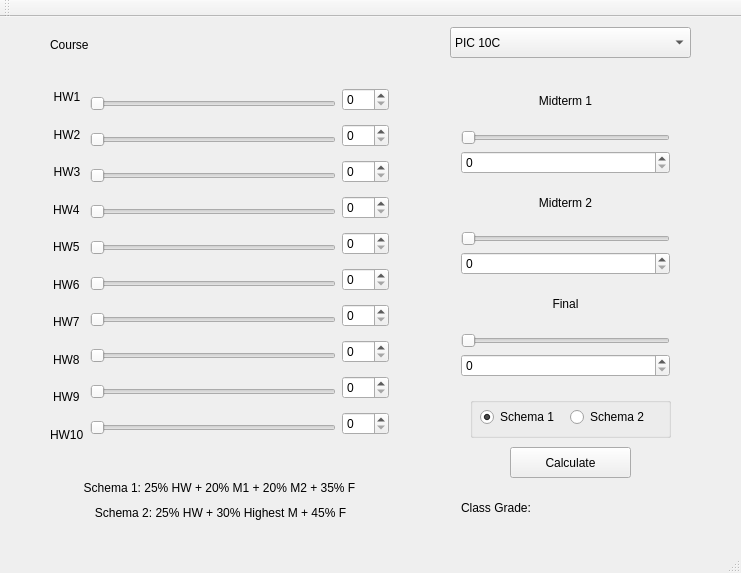
<?xml version="1.0" encoding="UTF-8"?>
<ui version="4.0">
 <class>MainWindow</class>
 <widget class="QMainWindow" name="MainWindow">
  <property name="geometry">
   <rect>
    <x>0</x>
    <y>0</y>
    <width>741</width>
    <height>573</height>
   </rect>
  </property>
  <property name="windowTitle">
   <string>MainWindow</string>
  </property>
  <widget class="QWidget" name="centralWidget">
   <widget class="QWidget" name="horizontalLayoutWidget">
    <property name="geometry">
     <rect>
      <x>39</x>
      <y>53</y>
      <width>361</width>
      <height>391</height>
     </rect>
    </property>
    <layout class="QHBoxLayout" name="horizontalLayout">
     <item>
      <layout class="QVBoxLayout" name="verticalLayout_4">
       <item>
        <widget class="QLabel" name="label1">
         <property name="text">
          <string>HW1</string>
         </property>
         <property name="alignment">
          <set>Qt::AlignCenter</set>
         </property>
        </widget>
       </item>
       <item>
        <widget class="QLabel" name="label2">
         <property name="text">
          <string>HW2</string>
         </property>
         <property name="alignment">
          <set>Qt::AlignCenter</set>
         </property>
        </widget>
       </item>
       <item>
        <widget class="QLabel" name="label3">
         <property name="text">
          <string>HW3</string>
         </property>
         <property name="alignment">
          <set>Qt::AlignCenter</set>
         </property>
        </widget>
       </item>
       <item alignment="Qt::AlignHCenter">
        <widget class="QLabel" name="label4">
         <property name="text">
          <string>HW4</string>
         </property>
        </widget>
       </item>
       <item alignment="Qt::AlignHCenter">
        <widget class="QLabel" name="label5">
         <property name="text">
          <string>HW5</string>
         </property>
        </widget>
       </item>
       <item alignment="Qt::AlignHCenter">
        <widget class="QLabel" name="label6">
         <property name="text">
          <string>HW6</string>
         </property>
        </widget>
       </item>
       <item alignment="Qt::AlignHCenter">
        <widget class="QLabel" name="label7">
         <property name="text">
          <string>HW7</string>
         </property>
        </widget>
       </item>
       <item alignment="Qt::AlignHCenter">
        <widget class="QLabel" name="label8">
         <property name="text">
          <string>HW8</string>
         </property>
        </widget>
       </item>
       <item alignment="Qt::AlignHCenter">
        <widget class="QLabel" name="label9">
         <property name="text">
          <string>HW9</string>
         </property>
        </widget>
       </item>
       <item alignment="Qt::AlignHCenter">
        <widget class="QLabel" name="label10">
         <property name="text">
          <string>HW10</string>
         </property>
        </widget>
       </item>
      </layout>
     </item>
     <item>
      <layout class="QVBoxLayout" name="verticalLayout">
       <item>
        <widget class="QSlider" name="slider1">
         <property name="maximum">
          <number>100</number>
         </property>
         <property name="value">
          <number>0</number>
         </property>
         <property name="orientation">
          <enum>Qt::Horizontal</enum>
         </property>
        </widget>
       </item>
       <item>
        <widget class="QSlider" name="slider2">
         <property name="maximum">
          <number>100</number>
         </property>
         <property name="orientation">
          <enum>Qt::Horizontal</enum>
         </property>
        </widget>
       </item>
       <item>
        <widget class="QSlider" name="slider3">
         <property name="maximum">
          <number>100</number>
         </property>
         <property name="orientation">
          <enum>Qt::Horizontal</enum>
         </property>
        </widget>
       </item>
       <item>
        <widget class="QSlider" name="slider4">
         <property name="maximum">
          <number>100</number>
         </property>
         <property name="orientation">
          <enum>Qt::Horizontal</enum>
         </property>
        </widget>
       </item>
       <item>
        <widget class="QSlider" name="slider5">
         <property name="maximum">
          <number>100</number>
         </property>
         <property name="orientation">
          <enum>Qt::Horizontal</enum>
         </property>
        </widget>
       </item>
       <item>
        <widget class="QSlider" name="slider6">
         <property name="maximum">
          <number>100</number>
         </property>
         <property name="orientation">
          <enum>Qt::Horizontal</enum>
         </property>
        </widget>
       </item>
       <item>
        <widget class="QSlider" name="slider7">
         <property name="maximum">
          <number>100</number>
         </property>
         <property name="orientation">
          <enum>Qt::Horizontal</enum>
         </property>
        </widget>
       </item>
       <item>
        <widget class="QSlider" name="slider8">
         <property name="maximum">
          <number>100</number>
         </property>
         <property name="orientation">
          <enum>Qt::Horizontal</enum>
         </property>
        </widget>
       </item>
       <item>
        <widget class="QSlider" name="slider9">
         <property name="maximum">
          <number>100</number>
         </property>
         <property name="orientation">
          <enum>Qt::Horizontal</enum>
         </property>
        </widget>
       </item>
       <item>
        <widget class="QSlider" name="slider10">
         <property name="maximum">
          <number>100</number>
         </property>
         <property name="orientation">
          <enum>Qt::Horizontal</enum>
         </property>
        </widget>
       </item>
      </layout>
     </item>
     <item>
      <layout class="QVBoxLayout" name="verticalLayout_3">
       <item>
        <widget class="QSpinBox" name="spin1">
         <property name="maximum">
          <number>100</number>
         </property>
        </widget>
       </item>
       <item>
        <widget class="QSpinBox" name="spin2">
         <property name="maximum">
          <number>100</number>
         </property>
        </widget>
       </item>
       <item>
        <widget class="QSpinBox" name="spin3">
         <property name="maximum">
          <number>100</number>
         </property>
        </widget>
       </item>
       <item>
        <widget class="QSpinBox" name="spin4">
         <property name="maximum">
          <number>100</number>
         </property>
        </widget>
       </item>
       <item>
        <widget class="QSpinBox" name="spin5">
         <property name="maximum">
          <number>100</number>
         </property>
        </widget>
       </item>
       <item>
        <widget class="QSpinBox" name="spin6">
         <property name="maximum">
          <number>100</number>
         </property>
        </widget>
       </item>
       <item>
        <widget class="QSpinBox" name="spin7">
         <property name="maximum">
          <number>100</number>
         </property>
        </widget>
       </item>
       <item>
        <widget class="QSpinBox" name="spin8">
         <property name="maximum">
          <number>100</number>
         </property>
        </widget>
       </item>
       <item>
        <widget class="QSpinBox" name="spin9">
         <property name="maximum">
          <number>100</number>
         </property>
        </widget>
       </item>
       <item>
        <widget class="QSpinBox" name="spin10">
         <property name="maximum">
          <number>100</number>
         </property>
        </widget>
       </item>
      </layout>
     </item>
    </layout>
   </widget>
   <widget class="QWidget" name="verticalLayoutWidget">
    <property name="geometry">
     <rect>
      <x>450</x>
      <y>50</y>
      <width>231</width>
      <height>321</height>
     </rect>
    </property>
    <layout class="QVBoxLayout" name="verticalLayout_2">
     <item>
      <widget class="QLabel" name="labelm1">
       <property name="text">
        <string>Midterm 1</string>
       </property>
       <property name="alignment">
        <set>Qt::AlignCenter</set>
       </property>
      </widget>
     </item>
     <item>
      <widget class="QSlider" name="sliderm1">
       <property name="maximum">
        <number>100</number>
       </property>
       <property name="orientation">
        <enum>Qt::Horizontal</enum>
       </property>
      </widget>
     </item>
     <item>
      <widget class="QSpinBox" name="spinm1">
       <property name="maximum">
        <number>100</number>
       </property>
      </widget>
     </item>
     <item>
      <widget class="QLabel" name="labelm2">
       <property name="text">
        <string>Midterm 2</string>
       </property>
       <property name="alignment">
        <set>Qt::AlignCenter</set>
       </property>
      </widget>
     </item>
     <item>
      <widget class="QSlider" name="sliderm2">
       <property name="maximum">
        <number>100</number>
       </property>
       <property name="orientation">
        <enum>Qt::Horizontal</enum>
       </property>
      </widget>
     </item>
     <item>
      <widget class="QSpinBox" name="spinm2">
       <property name="maximum">
        <number>100</number>
       </property>
      </widget>
     </item>
     <item>
      <widget class="QLabel" name="labelf">
       <property name="text">
        <string>Final</string>
       </property>
       <property name="alignment">
        <set>Qt::AlignCenter</set>
       </property>
      </widget>
     </item>
     <item>
      <widget class="QSlider" name="sliderf">
       <property name="maximum">
        <number>100</number>
       </property>
       <property name="orientation">
        <enum>Qt::Horizontal</enum>
       </property>
      </widget>
     </item>
     <item>
      <widget class="QSpinBox" name="spinf">
       <property name="maximum">
        <number>100</number>
       </property>
      </widget>
     </item>
    </layout>
   </widget>
   <widget class="QPushButton" name="calculateButton">
    <property name="geometry">
     <rect>
      <x>510</x>
      <y>430</y>
      <width>121</width>
      <height>31</height>
     </rect>
    </property>
    <property name="text">
     <string>Calculate</string>
    </property>
   </widget>
   <widget class="QWidget" name="horizontalLayoutWidget_2">
    <property name="geometry">
     <rect>
      <x>450</x>
      <y>470</y>
      <width>231</width>
      <height>41</height>
     </rect>
    </property>
    <layout class="QHBoxLayout" name="horizontalLayout_2">
     <item>
      <widget class="QLabel" name="hwtotal">
       <property name="text">
        <string>Class Grade:</string>
       </property>
      </widget>
     </item>
     <item>
      <widget class="QLabel" name="gradetotalshow">
       <property name="text">
        <string/>
       </property>
      </widget>
     </item>
    </layout>
   </widget>
   <widget class="QGroupBox" name="schemas">
    <property name="geometry">
     <rect>
      <x>470</x>
      <y>380</y>
      <width>201</width>
      <height>41</height>
     </rect>
    </property>
    <property name="title">
     <string/>
    </property>
    <widget class="QRadioButton" name="schema1button">
     <property name="geometry">
      <rect>
       <x>10</x>
       <y>10</y>
       <width>100</width>
       <height>20</height>
      </rect>
     </property>
     <property name="text">
      <string>Schema 1</string>
     </property>
     <property name="checked">
      <bool>true</bool>
     </property>
    </widget>
    <widget class="QRadioButton" name="schema2button">
     <property name="geometry">
      <rect>
       <x>100</x>
       <y>10</y>
       <width>100</width>
       <height>20</height>
      </rect>
     </property>
     <property name="text">
      <string>Schema 2</string>
     </property>
    </widget>
   </widget>
   <widget class="QComboBox" name="courseMenu">
    <property name="geometry">
     <rect>
      <x>450</x>
      <y>10</y>
      <width>241</width>
      <height>31</height>
     </rect>
    </property>
    <item>
     <property name="text">
      <string>PIC 10C</string>
     </property>
    </item>
    <item>
     <property name="text">
      <string>PIC 10A</string>
     </property>
    </item>
   </widget>
   <widget class="QLabel" name="courselabel">
    <property name="geometry">
     <rect>
      <x>50</x>
      <y>20</y>
      <width>60</width>
      <height>16</height>
     </rect>
    </property>
    <property name="text">
     <string>Course</string>
    </property>
   </widget>
   <widget class="QLabel" name="labelschema1">
    <property name="geometry">
     <rect>
      <x>39</x>
      <y>455</y>
      <width>361</width>
      <height>31</height>
     </rect>
    </property>
    <property name="text">
     <string>Schema 1: 25% HW + 20% M1 + 20% M2 + 35% F</string>
    </property>
    <property name="alignment">
     <set>Qt::AlignCenter</set>
    </property>
   </widget>
   <widget class="QLabel" name="labelschema2">
    <property name="geometry">
     <rect>
      <x>40</x>
      <y>480</y>
      <width>361</width>
      <height>31</height>
     </rect>
    </property>
    <property name="text">
     <string>Schema 2: 25% HW + 30% Highest M + 45% F</string>
    </property>
    <property name="alignment">
     <set>Qt::AlignCenter</set>
    </property>
   </widget>
  </widget>
  <widget class="QMenuBar" name="menuBar">
   <property name="geometry">
    <rect>
     <x>0</x>
     <y>0</y>
     <width>741</width>
     <height>22</height>
    </rect>
   </property>
  </widget>
  <widget class="QToolBar" name="mainToolBar">
   <attribute name="toolBarArea">
    <enum>TopToolBarArea</enum>
   </attribute>
   <attribute name="toolBarBreak">
    <bool>false</bool>
   </attribute>
  </widget>
  <widget class="QStatusBar" name="statusBar"/>
 </widget>
 <layoutdefault spacing="6" margin="11"/>
 <resources/>
 <connections>
  <connection>
   <sender>slider1</sender>
   <signal>valueChanged(int)</signal>
   <receiver>spin1</receiver>
   <slot>setValue(int)</slot>
   <hints>
    <hint type="sourcelabel">
     <x>332</x>
     <y>107</y>
    </hint>
    <hint type="destinationlabel">
     <x>397</x>
     <y>105</y>
    </hint>
   </hints>
  </connection>
  <connection>
   <sender>slider2</sender>
   <signal>valueChanged(int)</signal>
   <receiver>spin2</receiver>
   <slot>setValue(int)</slot>
   <hints>
    <hint type="sourcelabel">
     <x>282</x>
     <y>155</y>
    </hint>
    <hint type="destinationlabel">
     <x>397</x>
     <y>157</y>
    </hint>
   </hints>
  </connection>
  <connection>
   <sender>slider3</sender>
   <signal>valueChanged(int)</signal>
   <receiver>spin3</receiver>
   <slot>setValue(int)</slot>
   <hints>
    <hint type="sourcelabel">
     <x>325</x>
     <y>194</y>
    </hint>
    <hint type="destinationlabel">
     <x>397</x>
     <y>196</y>
    </hint>
   </hints>
  </connection>
  <connection>
   <sender>slider4</sender>
   <signal>valueChanged(int)</signal>
   <receiver>spin4</receiver>
   <slot>setValue(int)</slot>
   <hints>
    <hint type="sourcelabel">
     <x>276</x>
     <y>233</y>
    </hint>
    <hint type="destinationlabel">
     <x>397</x>
     <y>235</y>
    </hint>
   </hints>
  </connection>
  <connection>
   <sender>slider5</sender>
   <signal>valueChanged(int)</signal>
   <receiver>spin5</receiver>
   <slot>setValue(int)</slot>
   <hints>
    <hint type="sourcelabel">
     <x>284</x>
     <y>272</y>
    </hint>
    <hint type="destinationlabel">
     <x>397</x>
     <y>274</y>
    </hint>
   </hints>
  </connection>
  <connection>
   <sender>slider6</sender>
   <signal>valueChanged(int)</signal>
   <receiver>spin6</receiver>
   <slot>setValue(int)</slot>
   <hints>
    <hint type="sourcelabel">
     <x>312</x>
     <y>311</y>
    </hint>
    <hint type="destinationlabel">
     <x>397</x>
     <y>313</y>
    </hint>
   </hints>
  </connection>
  <connection>
   <sender>slider7</sender>
   <signal>valueChanged(int)</signal>
   <receiver>spin7</receiver>
   <slot>setValue(int)</slot>
   <hints>
    <hint type="sourcelabel">
     <x>247</x>
     <y>350</y>
    </hint>
    <hint type="destinationlabel">
     <x>397</x>
     <y>352</y>
    </hint>
   </hints>
  </connection>
  <connection>
   <sender>slider8</sender>
   <signal>valueChanged(int)</signal>
   <receiver>spin8</receiver>
   <slot>setValue(int)</slot>
   <hints>
    <hint type="sourcelabel">
     <x>317</x>
     <y>389</y>
    </hint>
    <hint type="destinationlabel">
     <x>397</x>
     <y>391</y>
    </hint>
   </hints>
  </connection>
  <connection>
   <sender>slider9</sender>
   <signal>valueChanged(int)</signal>
   <receiver>spin9</receiver>
   <slot>setValue(int)</slot>
   <hints>
    <hint type="sourcelabel">
     <x>332</x>
     <y>428</y>
    </hint>
    <hint type="destinationlabel">
     <x>397</x>
     <y>430</y>
    </hint>
   </hints>
  </connection>
  <connection>
   <sender>slider10</sender>
   <signal>valueChanged(int)</signal>
   <receiver>spin10</receiver>
   <slot>setValue(int)</slot>
   <hints>
    <hint type="sourcelabel">
     <x>332</x>
     <y>467</y>
    </hint>
    <hint type="destinationlabel">
     <x>397</x>
     <y>469</y>
    </hint>
   </hints>
  </connection>
  <connection>
   <sender>spin1</sender>
   <signal>valueChanged(int)</signal>
   <receiver>slider1</receiver>
   <slot>setValue(int)</slot>
   <hints>
    <hint type="sourcelabel">
     <x>397</x>
     <y>114</y>
    </hint>
    <hint type="destinationlabel">
     <x>213</x>
     <y>104</y>
    </hint>
   </hints>
  </connection>
  <connection>
   <sender>spin2</sender>
   <signal>valueChanged(int)</signal>
   <receiver>slider2</receiver>
   <slot>setValue(int)</slot>
   <hints>
    <hint type="sourcelabel">
     <x>397</x>
     <y>157</y>
    </hint>
    <hint type="destinationlabel">
     <x>311</x>
     <y>155</y>
    </hint>
   </hints>
  </connection>
  <connection>
   <sender>spin3</sender>
   <signal>valueChanged(int)</signal>
   <receiver>slider3</receiver>
   <slot>setValue(int)</slot>
   <hints>
    <hint type="sourcelabel">
     <x>397</x>
     <y>196</y>
    </hint>
    <hint type="destinationlabel">
     <x>322</x>
     <y>194</y>
    </hint>
   </hints>
  </connection>
  <connection>
   <sender>spin4</sender>
   <signal>valueChanged(int)</signal>
   <receiver>slider4</receiver>
   <slot>setValue(int)</slot>
   <hints>
    <hint type="sourcelabel">
     <x>397</x>
     <y>235</y>
    </hint>
    <hint type="destinationlabel">
     <x>332</x>
     <y>233</y>
    </hint>
   </hints>
  </connection>
  <connection>
   <sender>spin5</sender>
   <signal>valueChanged(int)</signal>
   <receiver>slider5</receiver>
   <slot>setValue(int)</slot>
   <hints>
    <hint type="sourcelabel">
     <x>397</x>
     <y>274</y>
    </hint>
    <hint type="destinationlabel">
     <x>332</x>
     <y>272</y>
    </hint>
   </hints>
  </connection>
  <connection>
   <sender>spin6</sender>
   <signal>valueChanged(int)</signal>
   <receiver>slider6</receiver>
   <slot>setValue(int)</slot>
   <hints>
    <hint type="sourcelabel">
     <x>397</x>
     <y>313</y>
    </hint>
    <hint type="destinationlabel">
     <x>332</x>
     <y>311</y>
    </hint>
   </hints>
  </connection>
  <connection>
   <sender>spin7</sender>
   <signal>valueChanged(int)</signal>
   <receiver>slider7</receiver>
   <slot>setValue(int)</slot>
   <hints>
    <hint type="sourcelabel">
     <x>397</x>
     <y>352</y>
    </hint>
    <hint type="destinationlabel">
     <x>332</x>
     <y>350</y>
    </hint>
   </hints>
  </connection>
  <connection>
   <sender>spin8</sender>
   <signal>valueChanged(int)</signal>
   <receiver>slider8</receiver>
   <slot>setValue(int)</slot>
   <hints>
    <hint type="sourcelabel">
     <x>397</x>
     <y>391</y>
    </hint>
    <hint type="destinationlabel">
     <x>332</x>
     <y>389</y>
    </hint>
   </hints>
  </connection>
  <connection>
   <sender>spin9</sender>
   <signal>valueChanged(int)</signal>
   <receiver>slider9</receiver>
   <slot>setValue(int)</slot>
   <hints>
    <hint type="sourcelabel">
     <x>397</x>
     <y>430</y>
    </hint>
    <hint type="destinationlabel">
     <x>312</x>
     <y>428</y>
    </hint>
   </hints>
  </connection>
  <connection>
   <sender>spin10</sender>
   <signal>valueChanged(int)</signal>
   <receiver>slider10</receiver>
   <slot>setValue(int)</slot>
   <hints>
    <hint type="sourcelabel">
     <x>397</x>
     <y>469</y>
    </hint>
    <hint type="destinationlabel">
     <x>314</x>
     <y>467</y>
    </hint>
   </hints>
  </connection>
  <connection>
   <sender>sliderm1</sender>
   <signal>valueChanged(int)</signal>
   <receiver>spinm1</receiver>
   <slot>setValue(int)</slot>
   <hints>
    <hint type="sourcelabel">
     <x>497</x>
     <y>149</y>
    </hint>
    <hint type="destinationlabel">
     <x>510</x>
     <y>185</y>
    </hint>
   </hints>
  </connection>
  <connection>
   <sender>spinm1</sender>
   <signal>valueChanged(int)</signal>
   <receiver>sliderm1</receiver>
   <slot>setValue(int)</slot>
   <hints>
    <hint type="sourcelabel">
     <x>537</x>
     <y>185</y>
    </hint>
    <hint type="destinationlabel">
     <x>527</x>
     <y>149</y>
    </hint>
   </hints>
  </connection>
  <connection>
   <sender>sliderm2</sender>
   <signal>valueChanged(int)</signal>
   <receiver>spinm2</receiver>
   <slot>setValue(int)</slot>
   <hints>
    <hint type="sourcelabel">
     <x>515</x>
     <y>258</y>
    </hint>
    <hint type="destinationlabel">
     <x>524</x>
     <y>294</y>
    </hint>
   </hints>
  </connection>
  <connection>
   <sender>spinm2</sender>
   <signal>valueChanged(int)</signal>
   <receiver>sliderm2</receiver>
   <slot>setValue(int)</slot>
   <hints>
    <hint type="sourcelabel">
     <x>555</x>
     <y>294</y>
    </hint>
    <hint type="destinationlabel">
     <x>541</x>
     <y>258</y>
    </hint>
   </hints>
  </connection>
  <connection>
   <sender>sliderf</sender>
   <signal>valueChanged(int)</signal>
   <receiver>spinf</receiver>
   <slot>setValue(int)</slot>
   <hints>
    <hint type="sourcelabel">
     <x>478</x>
     <y>368</y>
    </hint>
    <hint type="destinationlabel">
     <x>492</x>
     <y>404</y>
    </hint>
   </hints>
  </connection>
  <connection>
   <sender>spinf</sender>
   <signal>valueChanged(int)</signal>
   <receiver>sliderf</receiver>
   <slot>setValue(int)</slot>
   <hints>
    <hint type="sourcelabel">
     <x>525</x>
     <y>404</y>
    </hint>
    <hint type="destinationlabel">
     <x>527</x>
     <y>368</y>
    </hint>
   </hints>
  </connection>
  <connection>
   <sender>calculateButton</sender>
   <signal>clicked()</signal>
   <receiver>MainWindow</receiver>
   <slot>calculateScore()</slot>
   <hints>
    <hint type="sourcelabel">
     <x>541</x>
     <y>465</y>
    </hint>
    <hint type="destinationlabel">
     <x>613</x>
     <y>426</y>
    </hint>
   </hints>
  </connection>
  <connection>
   <sender>spin1</sender>
   <signal>valueChanged(int)</signal>
   <receiver>gradetotalshow</receiver>
   <slot>clear()</slot>
   <hints>
    <hint type="sourcelabel">
     <x>397</x>
     <y>116</y>
    </hint>
    <hint type="destinationlabel">
     <x>639</x>
     <y>506</y>
    </hint>
   </hints>
  </connection>
  <connection>
   <sender>spin2</sender>
   <signal>valueChanged(int)</signal>
   <receiver>gradetotalshow</receiver>
   <slot>clear()</slot>
   <hints>
    <hint type="sourcelabel">
     <x>397</x>
     <y>157</y>
    </hint>
    <hint type="destinationlabel">
     <x>639</x>
     <y>507</y>
    </hint>
   </hints>
  </connection>
  <connection>
   <sender>spin3</sender>
   <signal>valueChanged(int)</signal>
   <receiver>gradetotalshow</receiver>
   <slot>clear()</slot>
   <hints>
    <hint type="sourcelabel">
     <x>397</x>
     <y>196</y>
    </hint>
    <hint type="destinationlabel">
     <x>639</x>
     <y>509</y>
    </hint>
   </hints>
  </connection>
  <connection>
   <sender>spin4</sender>
   <signal>valueChanged(int)</signal>
   <receiver>gradetotalshow</receiver>
   <slot>clear()</slot>
   <hints>
    <hint type="sourcelabel">
     <x>397</x>
     <y>235</y>
    </hint>
    <hint type="destinationlabel">
     <x>639</x>
     <y>510</y>
    </hint>
   </hints>
  </connection>
  <connection>
   <sender>spin5</sender>
   <signal>valueChanged(int)</signal>
   <receiver>gradetotalshow</receiver>
   <slot>clear()</slot>
   <hints>
    <hint type="sourcelabel">
     <x>397</x>
     <y>274</y>
    </hint>
    <hint type="destinationlabel">
     <x>639</x>
     <y>508</y>
    </hint>
   </hints>
  </connection>
  <connection>
   <sender>spin6</sender>
   <signal>valueChanged(int)</signal>
   <receiver>gradetotalshow</receiver>
   <slot>clear()</slot>
   <hints>
    <hint type="sourcelabel">
     <x>397</x>
     <y>313</y>
    </hint>
    <hint type="destinationlabel">
     <x>639</x>
     <y>506</y>
    </hint>
   </hints>
  </connection>
  <connection>
   <sender>spin7</sender>
   <signal>valueChanged(int)</signal>
   <receiver>gradetotalshow</receiver>
   <slot>clear()</slot>
   <hints>
    <hint type="sourcelabel">
     <x>397</x>
     <y>352</y>
    </hint>
    <hint type="destinationlabel">
     <x>639</x>
     <y>513</y>
    </hint>
   </hints>
  </connection>
  <connection>
   <sender>spin8</sender>
   <signal>valueChanged(int)</signal>
   <receiver>gradetotalshow</receiver>
   <slot>clear()</slot>
   <hints>
    <hint type="sourcelabel">
     <x>397</x>
     <y>391</y>
    </hint>
    <hint type="destinationlabel">
     <x>639</x>
     <y>511</y>
    </hint>
   </hints>
  </connection>
  <connection>
   <sender>spin9</sender>
   <signal>valueChanged(int)</signal>
   <receiver>gradetotalshow</receiver>
   <slot>clear()</slot>
   <hints>
    <hint type="sourcelabel">
     <x>397</x>
     <y>430</y>
    </hint>
    <hint type="destinationlabel">
     <x>639</x>
     <y>509</y>
    </hint>
   </hints>
  </connection>
  <connection>
   <sender>spin10</sender>
   <signal>valueChanged(int)</signal>
   <receiver>gradetotalshow</receiver>
   <slot>clear()</slot>
   <hints>
    <hint type="sourcelabel">
     <x>397</x>
     <y>469</y>
    </hint>
    <hint type="destinationlabel">
     <x>639</x>
     <y>509</y>
    </hint>
   </hints>
  </connection>
  <connection>
   <sender>spinm1</sender>
   <signal>valueChanged(int)</signal>
   <receiver>gradetotalshow</receiver>
   <slot>clear()</slot>
   <hints>
    <hint type="sourcelabel">
     <x>659</x>
     <y>185</y>
    </hint>
    <hint type="destinationlabel">
     <x>639</x>
     <y>511</y>
    </hint>
   </hints>
  </connection>
  <connection>
   <sender>spinm2</sender>
   <signal>valueChanged(int)</signal>
   <receiver>gradetotalshow</receiver>
   <slot>clear()</slot>
   <hints>
    <hint type="sourcelabel">
     <x>642</x>
     <y>294</y>
    </hint>
    <hint type="destinationlabel">
     <x>639</x>
     <y>509</y>
    </hint>
   </hints>
  </connection>
  <connection>
   <sender>spinf</sender>
   <signal>valueChanged(int)</signal>
   <receiver>gradetotalshow</receiver>
   <slot>clear()</slot>
   <hints>
    <hint type="sourcelabel">
     <x>635</x>
     <y>404</y>
    </hint>
    <hint type="destinationlabel">
     <x>639</x>
     <y>510</y>
    </hint>
   </hints>
  </connection>
  <connection>
   <sender>schema1button</sender>
   <signal>toggled(bool)</signal>
   <receiver>gradetotalshow</receiver>
   <slot>clear()</slot>
   <hints>
    <hint type="sourcelabel">
     <x>546</x>
     <y>425</y>
    </hint>
    <hint type="destinationlabel">
     <x>639</x>
     <y>526</y>
    </hint>
   </hints>
  </connection>
  <connection>
   <sender>schema2button</sender>
   <signal>toggled(bool)</signal>
   <receiver>gradetotalshow</receiver>
   <slot>clear()</slot>
   <hints>
    <hint type="sourcelabel">
     <x>610</x>
     <y>425</y>
    </hint>
    <hint type="destinationlabel">
     <x>639</x>
     <y>528</y>
    </hint>
   </hints>
  </connection>
  <connection>
   <sender>courseMenu</sender>
   <signal>currentIndexChanged(int)</signal>
   <receiver>gradetotalshow</receiver>
   <slot>clear()</slot>
   <hints>
    <hint type="sourcelabel">
     <x>598</x>
     <y>73</y>
    </hint>
    <hint type="destinationlabel">
     <x>595</x>
     <y>511</y>
    </hint>
   </hints>
  </connection>
 </connections>
 <slots>
  <slot>calculateScore()</slot>
  <slot>changeHomeworkTotal()</slot>
 </slots>
</ui>
